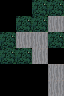

Below is a game level as drawn by its tile map, then a one-line description and the .tmx file that defines it, in full:
An orthogonal 4x6 tile map with 16x16 px tiles, 1 tile layer (Tile Layer 1), 2 tilesets.

<map version="1.10" tiledversion="1.11.2" orientation="orthogonal" renderorder="right-down" width="4" height="6" tilewidth="16" tileheight="16" infinite="0" nextlayerid="2" nextobjectid="1">
 <tileset firstgid="1" source="Blocks.tsx" />
 <tileset firstgid="65" source="../Blocks.tsx" />
 <layer id="1" name="Tile Layer 1" width="4" height="6">
  <data encoding="csv">
0,0,18,18,
0,18,18,43,
18,43,43,18,
18,18,43,0,
0,0,0,43,
0,0,0,43
</data>
 </layer>
</map>
